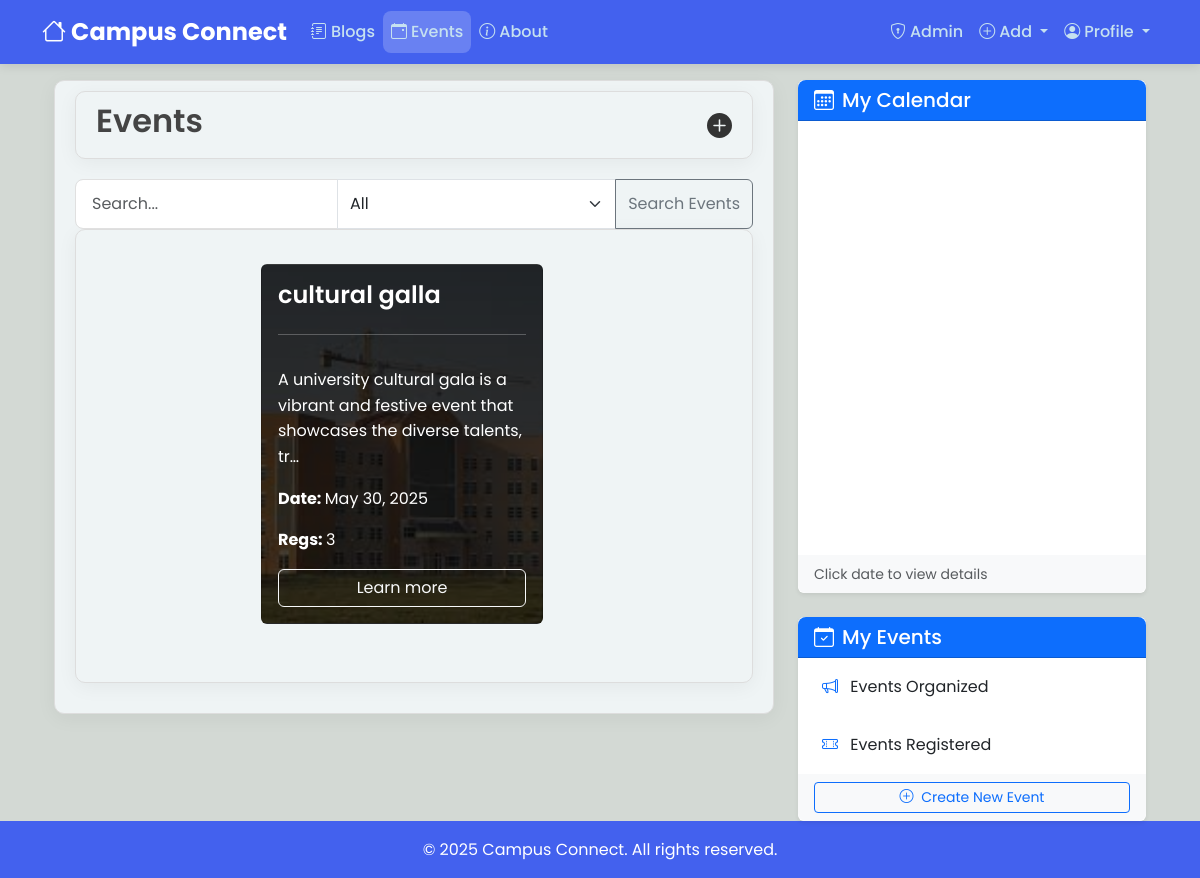
/events/ (signed in), run on the app's committed database.
### events/models.py (models this page shows, shortened)
class Event(models.Model):
    name = models.CharField(max_length=255)
    description = CKEditor5Field(null = True,blank=True, config_name='extends')
    date = models.DateField()
    organizer = models.ForeignKey(User, on_delete=models.CASCADE, related_name="organized_events")

### events/views.py (the view)
# urls.py: path('', views.EventListView.as_view(), name='event-list'),
class EventListView(LoginRequiredMixin,ListView):
    model = Event
    template_name = 'events/event_list.html'
    context_object_name = 'events'
    paginate_by = 20
    ordering = ['date']
    def get_context_data(self, **kwargs):
        context = super().get_context_data(**kwargs)
        title = "Events"
        context['title'] = title
        context['cal'] = "events"
        return context

### events/templates/events/event_list.html (shortened to what this page needs)
{% extends "blog/base.html"%}
{% block content%}
    <article class="media content-section d-flex justify-content-between align-items-center" >
      <h2 class="d-flex align-items-center">
        {{ title }}
      </h2>
      <a href="{% url 'event-create' %}" class="ml-2 text-decoration-none" style="color: inherit;">
        <svg xmlns="http://www.w3.org/2000/svg" width="25" height="25" fill="currentColor" class="bi bi-plus-circle-fill right" viewBox="0 0 16 16">
          <path d="M16 8A8 8 0 1 1 0 8a8 8 0 0 1 16 0M8.5 4.5a.5.5 0 0 0-1 0v3h-3a.5.5 0 0 0 0 1h3v3a.5.5 0 0 0 1 0v-3h3a.5.5 0 0 0 0-1h-3z"/>
        </svg>
      </a>
    </article>
  {% if title == 'Events' %}
    <form method="get" action="{% url 'event_search' %}" id="searchForm">
      <div class="input-group">
          <input type="text" name="q" class="form-control" placeholder="Search...">
          <select name="type" class="form-select">
              <option value="all">All</option>
          </select>
          <button type="submit" class="btn btn-outline-secondary">Search Events</button>
      </div>
    </form>
  {% endif %}
    <article class="content-section">
      <div class="container my-4">
        <div class="row">
            {% for post in events %}
                <div class="col-md-6 col-lg-6 mb-4 d-flex">
                    <div class="card text-white d-flex flex-column w-100" style="background: linear-gradient(rgba(0, 0, 0, 0.8), rgba(0, 0, 0, 0.7)), url('/media/event_bg.png') no-repeat center center / cover;">
                        <div class="card-body d-flex flex-column">
                            <h4 class="card-title">{{ post.name }}</h4>
                            <hr>
                            <p class="card-text">{{ post.description|truncatechars:100|safe }}</p>
                            <p class="card-text"><strong> Date: </strong>{{ post.date }} </p>
                            <p class="card-text"><strong> Regs: </strong>{{ post.participants.count }}</p>
                            <a href="{% url 'event-detail' post.id %}" class="btn btn-outline-light mt-auto">Learn more</a>
                        </div>
                    </div>
                </div>
            {% endfor %}
        </div>
    </div>
  </article>
{% endblock content %}

### blog/static/blog/main.css (style rules this page uses)
body { background: #fafafa; color: #333333; margin-top: 5rem; }
h1, h2, h3, h4, h5, h6 { color: #444444; }
.content-section,.about_content { background: hsl(190, 23%, 95%); padding: 10px 20px; border: 1px solid #dddddd; border-radius: 10px; margin-bottom: 20px; transition: all 0.3s ease; }
body { background-color: #D3D9D4; }

### blog/templates/blog/base.html (style rules this page uses)
:root { --primary-color: #4361ee; --secondary-color: #3f37c9; --accent-color: #4cc9f0; --dark-color: #1a1a2e; --light-color: #f8f9fa; --success-color: #4ade80; --warning-color: #fbbf24; --danger-color: #f87171; }
body { font-family: 'Poppins', sans-serif; background-color: #f5f7fa; color: #333; line-height: 1.6; }
.content-section { background-color: white; border-radius: 12px; padding: 2rem; box-shadow: 0 4px 20px rgba(0, 0, 0, 0.05); margin-bottom: 2rem; }
h1, h2, h3, h4, h5, h6 { color: var(--dark-color); font-weight: 600; }
.row { justify-content: center; width: 100%; }
.form-control { border-radius: 8px; padding: 0.75rem 1rem; border: 1px solid #e0e0e0; }

### data on the page
Event: name "cultural galla", description "A university cultural gala is a vibrant and festive event that showcases the diverse talents, tr…", date "May 30, 2025", participants.count "3"

### other printed values
{{ title }} "Events"
